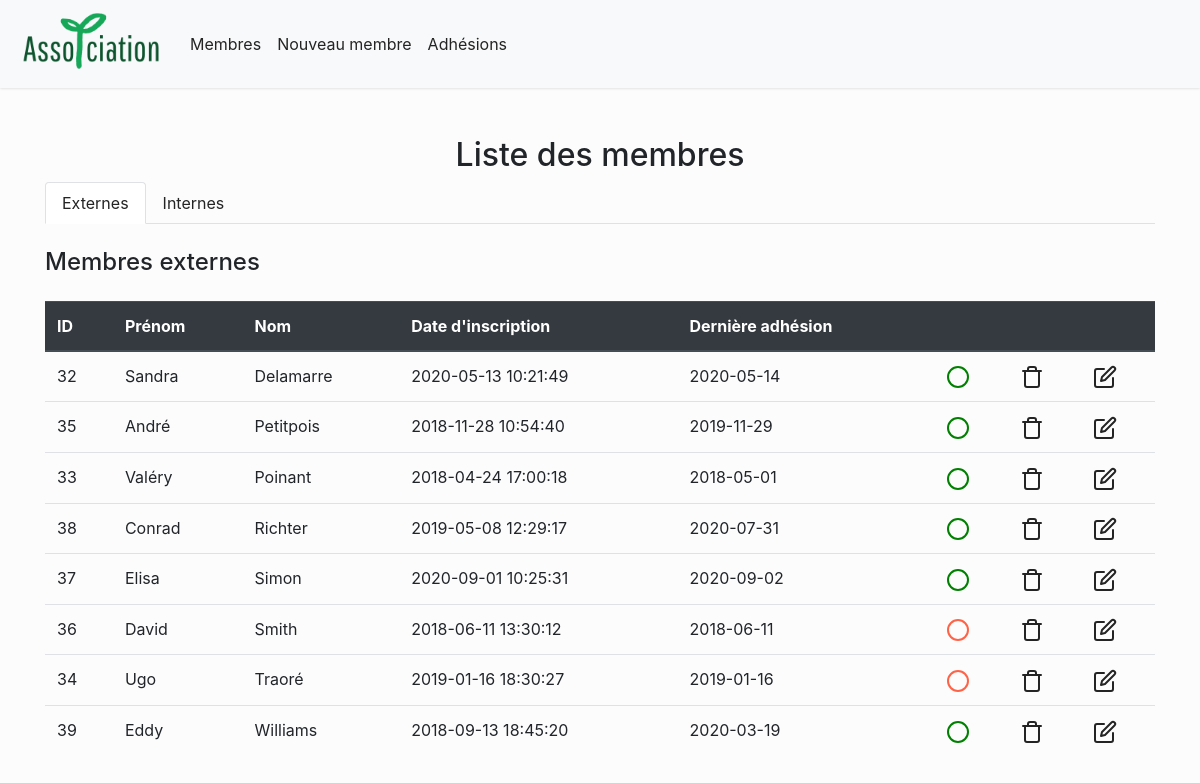
The page / on the database its author committed.
### tables this page shows
CREATE TABLE IF NOT EXISTS `member` (
  `id` int(11) NOT NULL AUTO_INCREMENT,
  `name` varchar(255) NOT NULL,
  `firstname` varchar(255) NOT NULL,
  `subscriptionDate` datetime NOT NULL DEFAULT CURRENT_TIMESTAMP,
  `member_type` tinyint(4) NOT NULL DEFAULT '0',
  `position` varchar(30) DEFAULT NULL,
  `active` tinyint(1) NOT NULL DEFAULT '1',
  PRIMARY KEY (`id`)
);

CREATE TABLE IF NOT EXISTS `membership` (
  `id` int(11) NOT NULL AUTO_INCREMENT,
  `startingDate` date NOT NULL,
  `endingDate` date NOT NULL,
  `memberId` int(11) NOT NULL,
  `active` tinyint(1) NOT NULL DEFAULT '1',
  PRIMARY KEY (`id`)
);

### index.php (called while the page is built, shortened)
<?php
require_once ROOT_PATH . "/src/lib/connect.php";
require_once ROOT_PATH . "/src/classes/MemberManager.php";
require_once ROOT_PATH . "/src/classes/MembershipManager.php";
require_once ROOT_PATH . "/src/classes/MemberFactory.php";
$memberManager = new MemberManager($pdo);
$membershipManager = new MembershipManager($pdo);
$members = [];
$officeMembers = [];
foreach($memberManager->getAll() as $row) {
    $memberId = $row['id'];
    $row['membership'] = array(
        'last'    => $membershipManager->getLastMembership($memberId),
        'ongoing' => $membershipManager->ongoingMembership($memberId),
    );
    switch ($row['member_type']) {
        case 0:
            array_push($members, MemberFactory::create($row));
            break;
        case 1:
            array_push($officeMembers, MemberFactory::create($row));
            break;
    }
}
include ROOT_PATH . "/src/views/index.php";

### src/classes/Member.php (called while the page is built, shortened)
<?php
class Member {
    protected $id;
    protected $name;
    protected $firstname;
    protected $subscriptionDate;
    protected $membership;
    public function setId($id) {
        $this->id = $id;
    }
    public function setName($name) {
        $this->name = $name;
    }
    public function setFirstname($firstname) {
        $this->firstname = $firstname;
    }
    public function setSubscriptionDate($subscriptionDate) {
        $this->subscriptionDate = $subscriptionDate;
    }
    public function setMembership($membership) {
        $this->membership = $membership;
    }
    public function getId() {
        return $this->id;
    }
    public function getName() {
        return $this->name;
    }
    public function getFirstname() {
        return $this->firstname;
    }
    public function getSubscriptionDate() {
        return $this->subscriptionDate;
    }
    public function getMembership() {
        return $this->membership;
    }
}

### src/classes/MemberManager.php (called while the page is built, shortened)
<?php
require_once ROOT_PATH . "/src/classes/Member.php";
class MemberManager {
    private $pdo;
    public function __construct($pdo) {
        $this->pdo = $pdo;
    }
    public function getAll() {
        $sql = "SELECT *
            FROM member
            WHERE active = 1
            ORDER BY name ASC";
        $request = $this->pdo->prepare($sql);
        $request->execute();
        return $request->fetchAll();
    }
}

### src/classes/Membership.php (called while the page is built, shortened)
<?php
class Membership {
    protected $startingDate;
    public function setStartingDate($date) {
        $this->startingDate = $date;
    }
    public function getStartingDate() {
        return $this->startingDate;
    }
}

### src/classes/MembershipManager.php (called while the page is built, shortened)
<?php
require_once ROOT_PATH . "/src/classes/Membership.php";
class MembershipManager {
    private $pdo;
    public function __construct($pdo) {
        $this->pdo = $pdo;
    }
    public function getLastMembership($memberId) {
        $sql = "SELECT *, MAX(startingDate)
            FROM membership
            WHERE memberId = ?
            AND active = 1";
        $request = $this->pdo->prepare($sql);
        $request->execute([$memberId]);
        $result = $request->fetch(PDO::FETCH_ASSOC);
        $membership = new Membership();
        $membership->hydrate($result);
        return $membership;
    }
}

### src/views/index.php (the view, shortened to what this page needs)
<?php include ROOT_PATH . "/src/views/header.php"; ?>
<div class="container">
    <div class="row">
        <div class="col">
            <h2 class="text-center">Liste des membres</h2>
            <ul class="nav nav-tabs" role="tablist">
                <li class="nav-item">
                    <a class="nav-link active" id="regular-tab" data-toggle="tab" href="#regular" role="tab" aria-controls="home" aria-selected="true">Externes</a>
                </li>
                <li class="nav-item">
                    <a class="nav-link" id="office-tab" data-toggle="tab" href="#office" role="tab" aria-controls="profile" aria-selected="false">Internes</a>
                </li>
            </ul>
            <div class="tab-content" id="myTabContent">
                <div class="tab-pane fade show active" id="regular" role="tabpanel" aria-labelledby="regular-tab">
                    <h4 class="mt-4">Membres externes</h4>
                    <?php if(!empty($members)) : ?>
                        <table class="table mt-4 table-hover">
                            <thead class="thead-dark">
                                <tr>
                                    <th scope="col">ID</th>
                                    <th scope="col">Prénom</th>
                                    <th scope="col">Nom</th>
                                    <th scope="col">Date d'inscription</th>
                                    <th scope="col">Dernière adhésion</th>
                                    <th scope="col"></th>
                                    <th scope="col"></th>
                                    <th scope="col"></th>
                                </tr>
                            </thead>
                            <tbody>
                            <?php foreach($members as $member) : ?>
                                <tr>
                                    <td><?= $member->getId(); ?></td>
                                    <td><?= $member->getFirstName(); ?></td>
                                    <td><?= $member->getName(); ?></td>
                                    <td><?= $member->getSubscriptionDate(); ?></td>
                                    <td><?= $member->getMembership()['last']->getStartingDate(); ?></td>
                                    <td class="activeStatus <?= empty($member->getMembership()['ongoing']) ? 'inactive' : ''; ?>">
                                        <i data-feather="circle"></i>
                                    </td>
                                    <td><a href="src/delete.php?id=<?= $member->getId(); ?>"><i data-feather="trash"></i></a></td>
                                    <td><a href="member.php?id=<?= $member->getId(); ?>"><i data-feather="edit"></i></a></td>
                                </tr>
                            <?php endforeach;?>
                            </tbody>
                        </table>
                    <?php else : ?>
                        <p>Rien à afficher pour le moment.</p>
                    <?php endif ?>
                </div>
            </div>
        </div>
    </div>
</div>
<?php include ROOT_PATH . "/src/views/footer.php"; ?>

### src/views/header.php (shortened to what this page needs)
<!doctype html>
<html lang="fr">
<head>
  <link rel="stylesheet" href="./css/style.css">
  <link rel="stylesheet" href="https://stackpath.bootstrapcdn.com/bootstrap/4.5.2/css/bootstrap.min.css">
</head>
<body>
<nav class="navbar navbar-expand-lg navbar-light bg-light">
  <a class="navbar-brand" href="<?= WEBSITE_URL ?>">
    <img class="logo" src="./img/logo.png" alt="association-logo" />
  </a>
  <div class="collapse navbar-collapse" id="navbarNav">
    <ul class="navbar-nav">
      <li class="nav-item active">
        <a class="nav-link" href="<?= WEBSITE_URL ?>">Membres <span class="sr-only">(current)</span></a>
      </li>
      <li class="nav-item">
        <a class="nav-link" href="member.php">Nouveau membre</a>
      </li>
      <li class="nav-item">
        <a class="nav-link" href="membership.php">Adhésions</a>
      </li>
    </ul>
  </div>
</nav>

### src/views/footer.php (shortened to what this page needs)
</body>
</html>

### css/style.css (style rules this page uses)
body { background-color:#fcfcfc!important; color: #242424; }
a { color:#242424!important; }
img.logo { max-width:150px; }
nav { box-shadow: 0px 0px 3px #0000002f; }
.row { margin:3rem auto; }
td.activeStatus { color:green; }
td.activeStatus.inactive { color:tomato; }

### rows shown on the page
member: id "32", firstname "Sandra", name "Delamarre", subscriptionDate "2020-05-13 10:21:49"
membership: startingDate "2020-05-14"
member: id "35", firstname "André", name "Petitpois", subscriptionDate "2018-11-28 10:54:40"
membership: startingDate "2019-11-29"
member: id "33", firstname "Valéry", name "Poinant", subscriptionDate "2018-04-24 17:00:18"
membership: startingDate "2018-05-01"
member: id "38", firstname "Conrad", name "Richter", subscriptionDate "2019-05-08 12:29:17"
membership: startingDate "2020-07-31"
member: id "37", firstname "Elisa", name "Simon", subscriptionDate "2020-09-01 10:25:31"
membership: startingDate "2020-09-02"
member: id "36", firstname "David", name "Smith", subscriptionDate "2018-06-11 13:30:12"
membership: startingDate "2018-06-11"
member: id "34", firstname "Ugo", name "Traoré", subscriptionDate "2019-01-16 18:30:27"
membership: startingDate "2019-01-16"
member: id "39", firstname "Eddy", name "Williams", subscriptionDate "2018-09-13 18:45:20"
membership: startingDate "2020-03-19"
